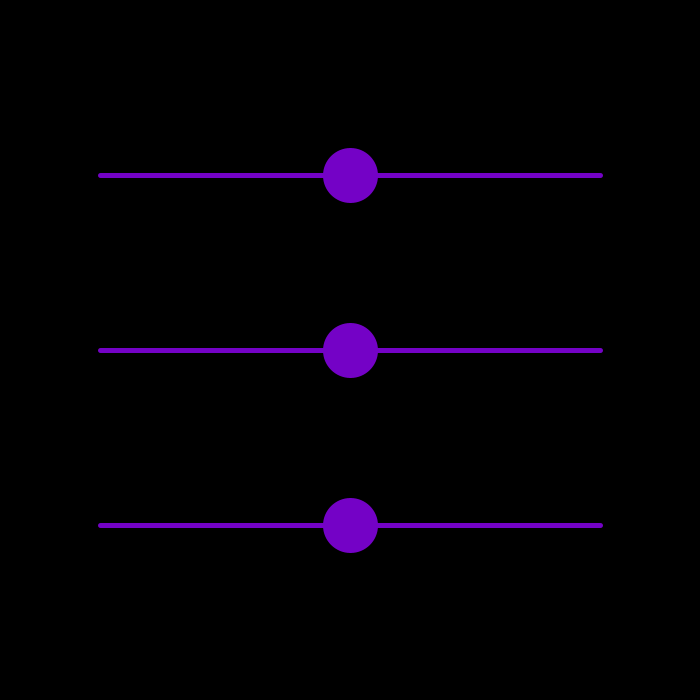
Frame 1 (no input)
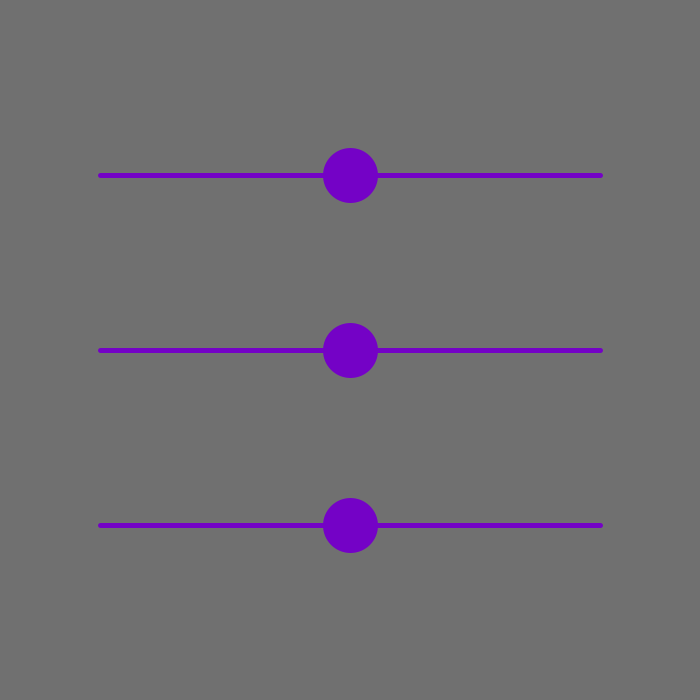
Frame 60 (the mouse pressed at the canvas centre just before this capture)
Frame 120 (the mouse held since frame 60 and released just before this capture): identical to frame 60, image omitted

The Processing sketch that drew these frames (run headless with seeded random() and noise(); from frame 60 on, the mouse is pressed at the canvas centre):

// Processing sketch: checkpoint_2__slider
// ── checkpoint_2__slider.pde
float sliderxm; //int can't store decimals, so we use float
float sliderxt;
float sliderxb;
color purple=#7402C6;
float r;
float g;
float b;

void setup () {
  size (700, 700);
  strokeWeight (5);
  fill (purple);
  stroke (purple);
  sliderxm=350;
  sliderxt=350;
  sliderxb=350;
  r=0;
  g=0;
  b=0;
}

void draw () {
  background (r, g, b);
   r=map(sliderxt, 100, 600, 0, 225); //(variable you're mapping from, then 2 numbers for the range of the variable, then the next 2 for range of what you want to convert it to
   g=map(sliderxm, 100, 600, 0, 225);
   b=map(sliderxb, 100, 600, 0, 225);
  
  slider (175, sliderxt);
  
  slider (350, sliderxm);
  
  slider (525, sliderxb);
}

void slider (int y, float slider) {
  line (100, y, 600, y);
  circle (slider, y, 50);
}

void mouseDragged () {//if you drag the mouse around it'll move
  sliderxt (150, 200);
  sliderxm (325, 375);
  sliderxb (500, 550);
}

//void sliderx (int yt, int yb, float whichslider) {
 // if (mouseX > 100 && mouseX<600 && mouseY>yt && mouseY<yb) { //circle only works if within 25 of the line (y axis)
   // whichslider=mouseX; //the circle will not go off the line
  //}
//}

 void sliderxt (int yt, int yb) {
    if (mouseX > 100 && mouseX<600 && mouseY>yt && mouseY<yb) { //circle only works if within 25 of the line (y axis)
    sliderxt=mouseX; //the circle will not go off the line
  }
 }
 
 void sliderxm (int yt, int yb) {
    if (mouseX > 100 && mouseX<600 && mouseY>yt && mouseY<yb) { //circle only works if within 25 of the line (y axis)
    sliderxm=mouseX; //the circle will not go off the line
  }
 }
 
 void sliderxb (int yt, int yb) {
    if (mouseX > 100 && mouseX<600 && mouseY>yt && mouseY<yb) { //circle only works if within 25 of the line (y axis)
    sliderxb=mouseX; //the circle will not go off the line
  }
 }
  
